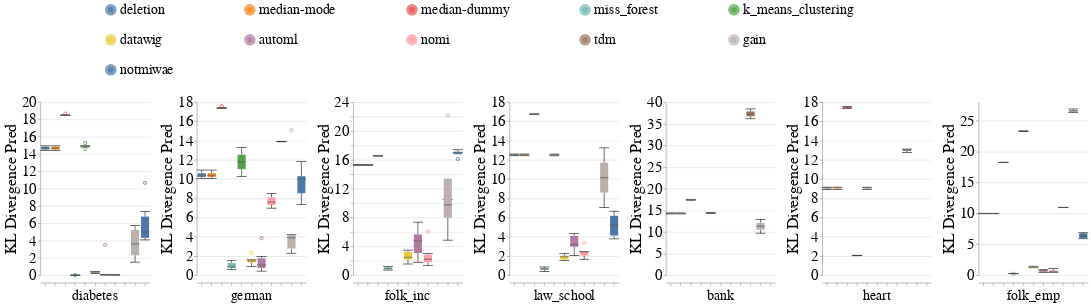

This figure's notebook cell:
### Code cell
create_box_plots_for_diff_imputers_and_datasets_for_mixed_exp(train_injection_scenario='MNAR3',
                                                              test_injection_scenario='MNAR3',
                                                              metric_name='kl_divergence_pred',
                                                              dataset_to_column_name=DATASET_TO_COLUMN_NAME,
                                                              db_client=db_client,
                                                              without_dummy=False)

### Figure 1 — Vega-Lite specification as saved in the notebook (floating-point values rounded to 4 significant figures; data arrays with more than 128 entries replaced by an {"elided": "..."} marker saying what was removed)
{"config": {"view": {"continuousWidth": 400, "continuousHeight": 300, "stroke": null}, "axis": {"labelFontSize": 26, "labelFontWeight": "normal", "titleFontSize": 28, "titleFontWeight": "normal"}, "facet": {"spacing": 15}, "header": {"labelFontSize": 24, "labelOrient": "bottom", "labelPadding": 5, "titleFontSize": 28}, "legend": {"columns": 5, "direction": "horizontal", "labelFontSize": 24, "labelLimit": 400, "orient": "top", "symbolOffset": 110, "symbolStrokeWidth": 10, "titleAnchor": "middle", "titleFontSize": 26, "titleLimit": 300}, "title": {"fontSize": 28}}, "data": {"name": "data-d6380b2f89b81f783a494983d8772d82"}, "mark": {"type": "boxplot", "median": {"stroke": "black", "strokeWidth": 0.7}, "ticks": true}, "encoding": {"color": {"field": "Null_Imputer_Name", "sort": ["deletion", "median-mode", "median-dummy", "miss_forest", "k_means_clustering", "datawig", "automl", "nomi", "tdm", "gain", "notmiwae"], "title": null, "type": "nominal"}, "column": {"field": "Extended_Dataset_Name", "sort": {"field": "Dataset_Sequence_Number", "order": "ascending"}, "title": null, "type": "nominal"}, "x": {"axis": {"labels": false}, "field": "Null_Imputer_Name", "sort": ["deletion", "median-mode", "median-dummy", "miss_forest", "k_means_clustering", "datawig", "automl", "nomi", "tdm", "gain", "notmiwae"], "title": null, "type": "nominal"}, "y": {"field": "Kl_Divergence_Pred", "scale": {"zero": true}, "title": "KL Divergence Pred", "type": "quantitative"}}, "resolve": {"scale": {"y": "independent"}}, "width": 190, "$schema": "https://vega.github.io/schema/vega-lite/v4.17.0.json", "datasets": {"data-d6380b2f89b81f783a494983d8772d82": {"elided": "462 records"}}}
